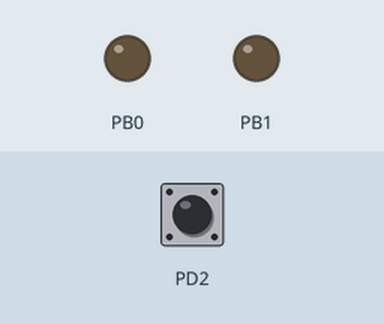
A program run on a simulated ATmega328P, built with avr-gcc and emulated at 1 MHz. Shown: output pins drawn as LEDs (lit = HIGH). The inputs (shaded band) are chosen by the test bench; at power-on: PD2 HIGH.

Above: at 1.2 s.
1.3 s: PD2 pulsed LOW 5 times (0.12 s each, 0.3 s apart)
11.8 s: PD2 driven LOW
Timing chart, 0 to 14.8 s (numbered marks = the images above; inputs shaded):
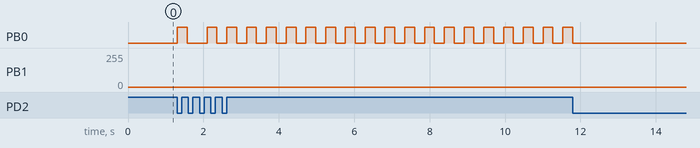

Measured:
- after the input at 1.3 s, PB0: goes HIGH 0.26 s, LOW 0.52 s, 7 × (HIGH 0.26 s, LOW 0.26 s), HIGH 0.26 s, then LOW, starting at once; PB1: stays 0/255 (without the input it goes to 6/255 after 4.8 s)

The program:

main.c
```c
/*
 * main.c
 *
 *  Created on: 6 cze 2015
 *      Author: Bartek
 */
#include <avr/io.h>
#include <util/delay.h>
#include <avr/interrupt.h>
volatile uint8_t _BUTTON = 0;

ISR(INT0_vect) {							// PROCEDURA OBSLUGI PRZERWANIA INT0
	_BUTTON ^= 1;
}

ISR(TIMER0_COMPA_vect) { 					// PROCEDURA OBSLUGI PRZERWANIA COMPARE MATCH
	if (_BUTTON == 1) {
		PORTB ^= (1<<PB0);
	}
	else {
		PORTB &= ~(1<<PB0);
	}
}

int main() {

	DDRB	= (1<<PB0) | (1<<PB1);
	PORTB	= (1<<PB1);

	//INT0
	EICRA	= (1<<ISC01);					// OPADAJACE ZBOCZE
	EIMSK	= (1<<INT0);					// WLACZENIE PRZERWAN OD INT0

	//Timer0 Interrupt
	TCCR0A |= (1<<WGM01) | (1<<WGM00);  	// TRYB CTC
	TCCR0B	= (1<<CS02)  | (1<<CS00);  		// PRESKALER 1024
	OCR0A	= 255;							// DODATKOWY DZIELNIK
	TIMSK0	= (1<<OCIE0A);					// WLACZENIE PRZERWAN COMPARE MATCH

	// PWM
	TCCR1A	= (1<<COM1A1) | (1<<WGM10);		// FAST PWM 8-BIT
	TCCR1B	= (1<<WGM12)  | (1<<CS10);		// FAST PWM 8-BIT | PRESKALER - 1
	OCR1A	= 0;

	sei();									// GLOBALNE WLACZENIE PRZERWAN
	uint8_t i;

	while (1) {
			for (i=0; i<255; i++) {
				OCR1A = i;
				_delay_ms(4);
			}
			for (i=255; i>0; i--) {
				OCR1A = i;
				_delay_ms(4);
			}
	}
}
```
